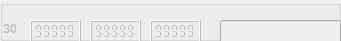
             <widget class="QGroupBox" name="markerBox_30">
              <property name="enabled">
               <bool>false</bool>
              </property>
              <property name="geometry">
               <rect>
                <x>0</x>
                <y>250</y>
                <width>341</width>
                <height>41</height>
               </rect>
              </property>
              <property name="title">
               <string notr="true"/>
              </property>
              <property name="flat">
               <bool>false</bool>
              </property>
              <widget class="QLCDNumber" name="X_30">
               <property name="geometry">
                <rect>
                 <x>30</x>
                 <y>20</y>
                 <width>51</width>
                 <height>23</height>
                </rect>
               </property>
               <property name="smallDecimalPoint">
                <bool>true</bool>
               </property>
               <property name="segmentStyle">
                <enum>QLCDNumber::Flat</enum>
               </property>
               <property name="value" stdset="0">
                <double>99999.000000000000000</double>
               </property>
              </widget>
              <widget class="QLCDNumber" name="Y_30">
               <property name="geometry">
                <rect>
                 <x>90</x>
                 <y>20</y>
                 <width>51</width>
                 <height>23</height>
                </rect>
               </property>
               <property name="smallDecimalPoint">
                <bool>true</bool>
               </property>
               <property name="segmentStyle">
                <enum>QLCDNumber::Flat</enum>
               </property>
               <property name="value" stdset="0">
                <double>99999.000000000000000</double>
               </property>
              </widget>
              <widget class="QLCDNumber" name="Z_30">
               <property name="geometry">
                <rect>
                 <x>150</x>
                 <y>20</y>
                 <width>51</width>
                 <height>23</height>
                </rect>
               </property>
               <property name="smallDecimalPoint">
                <bool>true</bool>
               </property>
               <property name="segmentStyle">
                <enum>QLCDNumber::Flat</enum>
               </property>
               <property name="value" stdset="0">
                <double>99999.000000000000000</double>
               </property>
              </widget>
              <widget class="QLineEdit" name="name_30">
               <property name="geometry">
                <rect>
                 <x>220</x>
                 <y>20</y>
                 <width>121</width>
                 <height>25</height>
                </rect>
               </property>
               <property name="sizePolicy">
                <sizepolicy hsizetype="Expanding" vsizetype="Fixed">
                 <horstretch>0</horstretch>
                 <verstretch>0</verstretch>
                </sizepolicy>
               </property>
              </widget>
              <widget class="QLabel" name="srn_30">
               <property name="enabled">
                <bool>false</bool>
               </property>
               <property name="geometry">
                <rect>
                 <x>0</x>
                 <y>20</y>
                 <width>21</width>
                 <height>17</height>
                </rect>
               </property>
               <property name="font">
                <font>
                 <weight>75</weight>
                 <bold>true</bold>
                </font>
               </property>
               <property name="text">
                <string> 30</string>
               </property>
              </widget>
             </widget>
